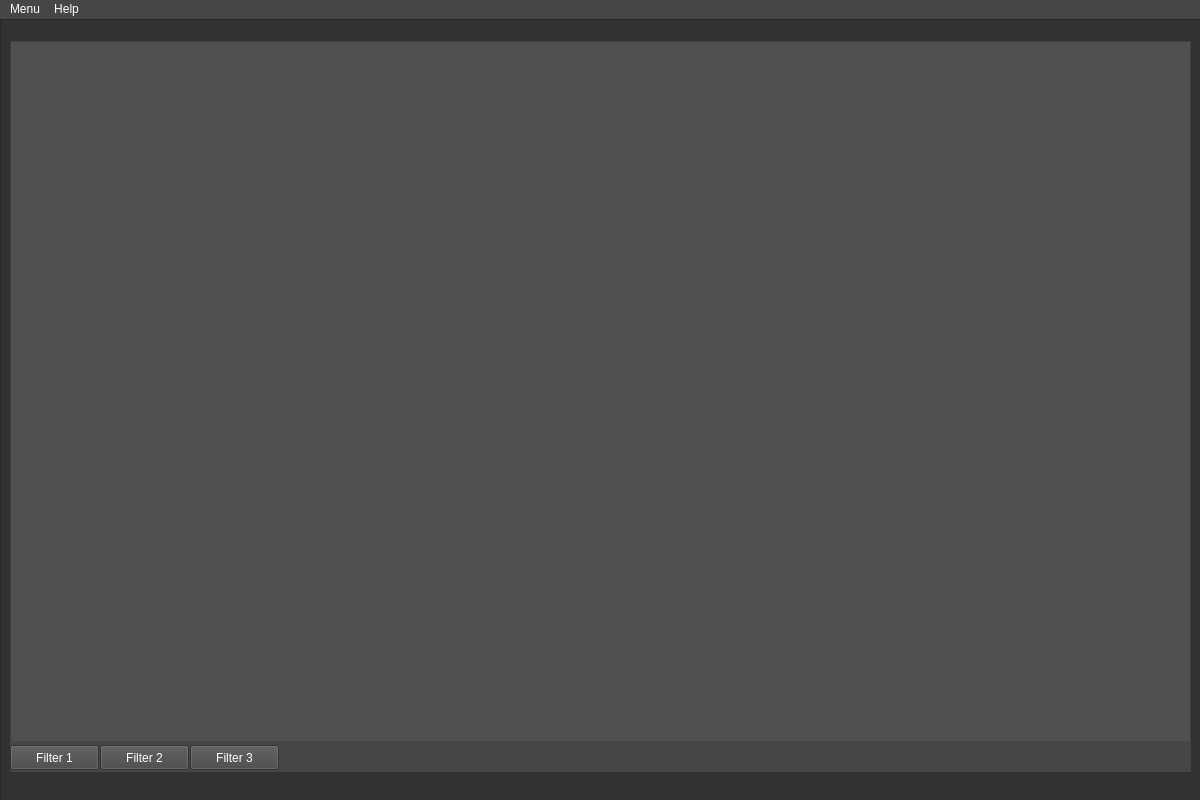
<?xml version="1.0" encoding="UTF-8"?>
<ui version="4.0">
 <class>MainWindow</class>
 <widget class="QMainWindow" name="MainWindow">
  <property name="geometry">
   <rect>
    <x>0</x>
    <y>0</y>
    <width>1200</width>
    <height>800</height>
   </rect>
  </property>
  <property name="windowTitle">
   <string>Node View Dummy</string>
  </property>
  <property name="styleSheet">
   <string notr="true">background-color: rgb(70,70,70);</string>
  </property>
  <widget class="QWidget" name="centralWidget">
   <widget class="QPushButton" name="pushButton_f1">
    <property name="geometry">
     <rect>
      <x>10</x>
      <y>726</y>
      <width>89</width>
      <height>25</height>
     </rect>
    </property>
    <property name="styleSheet">
     <string notr="true">color: white;</string>
    </property>
    <property name="text">
     <string>Filter 1</string>
    </property>
   </widget>
   <widget class="QPushButton" name="pushButton_f2">
    <property name="geometry">
     <rect>
      <x>100</x>
      <y>726</y>
      <width>89</width>
      <height>25</height>
     </rect>
    </property>
    <property name="styleSheet">
     <string notr="true">color: white;</string>
    </property>
    <property name="text">
     <string>Filter 2</string>
    </property>
   </widget>
   <widget class="QPushButton" name="pushButton_f3">
    <property name="geometry">
     <rect>
      <x>190</x>
      <y>726</y>
      <width>89</width>
      <height>25</height>
     </rect>
    </property>
    <property name="styleSheet">
     <string notr="true">color: white;</string>
    </property>
    <property name="text">
     <string>Filter 3</string>
    </property>
   </widget>
   <widget class="QFrame" name="frame">
    <property name="geometry">
     <rect>
      <x>0</x>
      <y>0</y>
      <width>1201</width>
      <height>821</height>
     </rect>
    </property>
    <property name="styleSheet">
     <string notr="true">background-color: rgb(50, 50, 50);</string>
    </property>
    <property name="frameShape">
     <enum>QFrame::StyledPanel</enum>
    </property>
    <property name="frameShadow">
     <enum>QFrame::Raised</enum>
    </property>
    <widget class="QGraphicsView" name="graphicsView">
     <property name="geometry">
      <rect>
       <x>10</x>
       <y>22</y>
       <width>1181</width>
       <height>701</height>
      </rect>
     </property>
     <property name="contextMenuPolicy">
      <enum>Qt::DefaultContextMenu</enum>
     </property>
     <property name="styleSheet">
      <string notr="true">background-color: rgb(80, 80, 80);</string>
     </property>
    </widget>
   </widget>
   <widget class="QWidget" name="widget" native="true">
    <property name="geometry">
     <rect>
      <x>10</x>
      <y>722</y>
      <width>1181</width>
      <height>31</height>
     </rect>
    </property>
    <property name="styleSheet">
     <string notr="true">background-color: rgb(70, 70, 70);</string>
    </property>
   </widget>
   <zorder>frame</zorder>
   <zorder>widget</zorder>
   <zorder>pushButton_f1</zorder>
   <zorder>pushButton_f2</zorder>
   <zorder>pushButton_f3</zorder>
  </widget>
  <widget class="QMenuBar" name="menuBar">
   <property name="geometry">
    <rect>
     <x>0</x>
     <y>0</y>
     <width>1200</width>
     <height>22</height>
    </rect>
   </property>
   <property name="styleSheet">
    <string notr="true">color: white;</string>
   </property>
   <widget class="QMenu" name="menuMenu">
    <property name="styleSheet">
     <string notr="true">color: white</string>
    </property>
    <property name="title">
     <string>Menu</string>
    </property>
    <addaction name="actionSave"/>
    <addaction name="actionQuit"/>
   </widget>
   <widget class="QMenu" name="menuHelp">
    <property name="title">
     <string>Help</string>
    </property>
   </widget>
   <addaction name="menuMenu"/>
   <addaction name="menuHelp"/>
  </widget>
  <action name="actionSave">
   <property name="text">
    <string>Save</string>
   </property>
   <property name="shortcut">
    <string>Ctrl+S</string>
   </property>
  </action>
  <action name="actionQuit">
   <property name="text">
    <string>Quit</string>
   </property>
   <property name="shortcut">
    <string>Ctrl+Q</string>
   </property>
  </action>
 </widget>
 <layoutdefault spacing="6" margin="11"/>
 <resources/>
 <connections/>
</ui>
